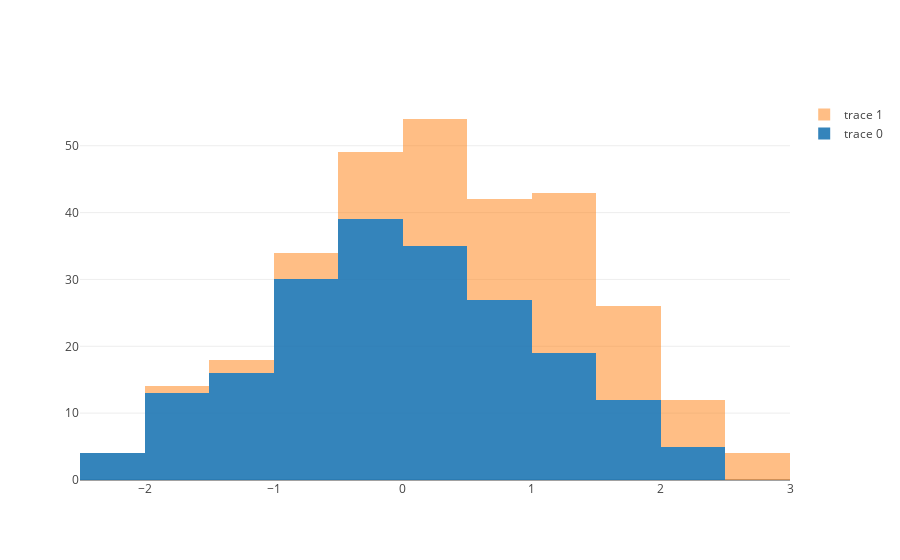

Source (notebook cell):
### Code cell
fig = go.Figure(data=data, 
                layout=layout)

offline.iplot(fig)
